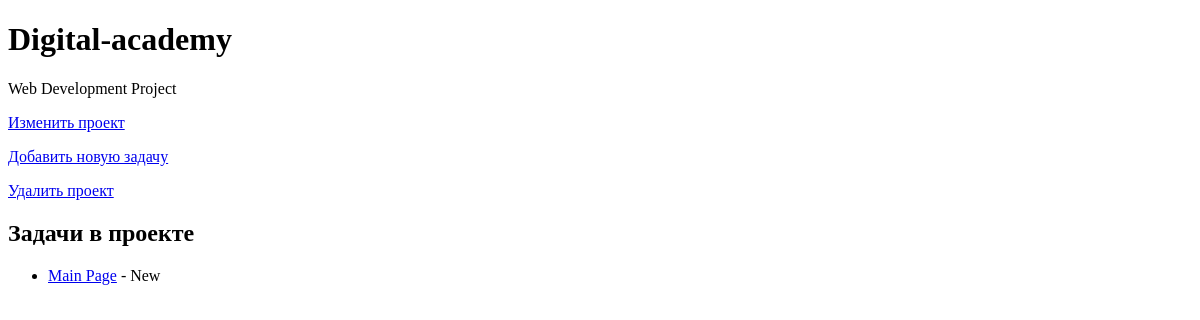
The page /tasks/tasks/projects/1/ on the database as committed earlier.
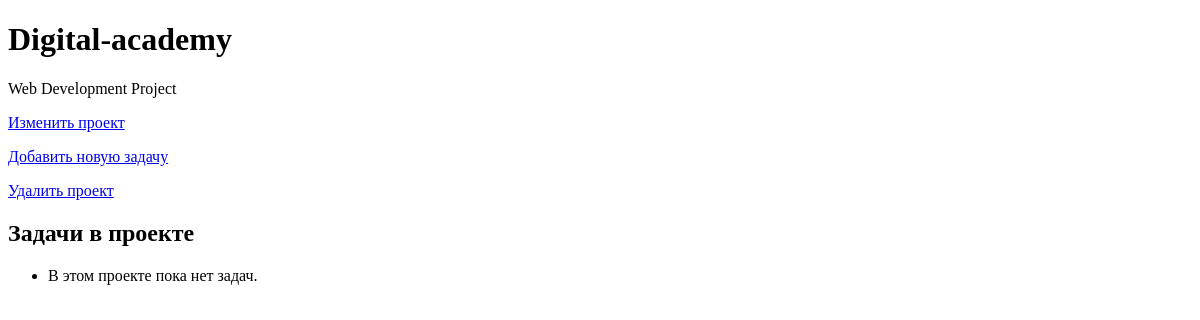
The same page on the database as committed later.
### tasks/models.py (models this page shows, shortened)
class Task(models.Model):
    STATUS_CHOICES = [('New', 'Новая'), ('In_progress', 'В работе'), ('Completed', 'Завершена')]
    project = models.ForeignKey(Project, related_name='tasks', on_delete=models.CASCADE)
    name = models.CharField(max_length=50, default="Page of project")
    description = models.TextField()
    created_at = models.DateTimeField(auto_now_add=True)
    update_at = models.DateTimeField(auto_now=True)
    assignee = models.ForeignKey(User, related_name='tasks', on_delete=models.SET_NULL, null=True, blank=True)
    status = models.CharField(max_length=50, choices=STATUS_CHOICES, default='New')

### tasks/views.py (the view)
# urls.py: path('tasks/projects/<int:project_id>/', views.project_detail, name='project_detail'),
def project_detail(request, project_id):
    project = get_object_or_404(Project, id=project_id)
    return render(request, 'tasks/project_detail.html', {'project': project})

### tasks/templates/tasks/project_detail.html (shortened to what this page needs)
<!DOCTYPE html>
<html lang="en">
<head>
</head>
<body>
    <h1>{{ project.name }}</h1>
    <p>{{ project.description }}</p>
    <p><a href="{% url 'tasks:update_project' project.id%}">Изменить проект</a></p>
    <p><a href="{% url 'tasks:add_task_to_project' project.id %}">Добавить новую задачу</a></p>
    <p><a href="{% url 'tasks:delete_project' project.id %}"onclick="return confirm('Вы уверены, что хотите удалить этот проект?');">Удалить проект</a></p>
    <h2>Задачи в проекте</h2>
    <ul>
        {% for task in project.tasks.all %}
            <li><a href="{% url 'tasks:task_detail' project.id task.id %}">{{ task.name }}</a> - {{ task.status }}</li>
        {% empty %}
            <li>В этом проекте пока нет задач.</li>
        {% endfor %}
    </ul>
</body>
</html>

Rows that differ between the two databases and show on the page:
removed Task: name "Main Page", status "New"
Other text that changed with them:
text now shown: "В этом проекте пока нет задач."
